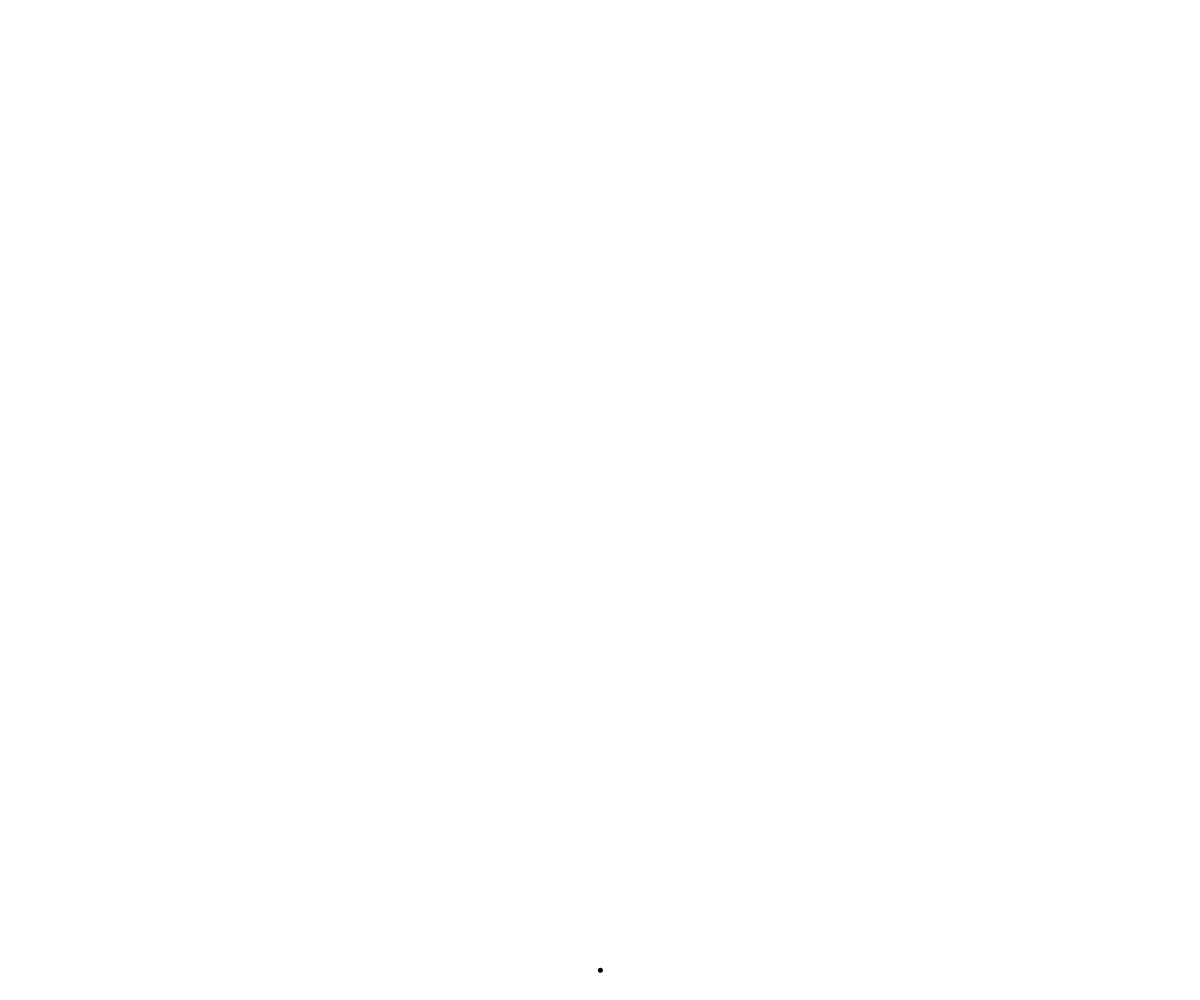
Frame 1 (no input)
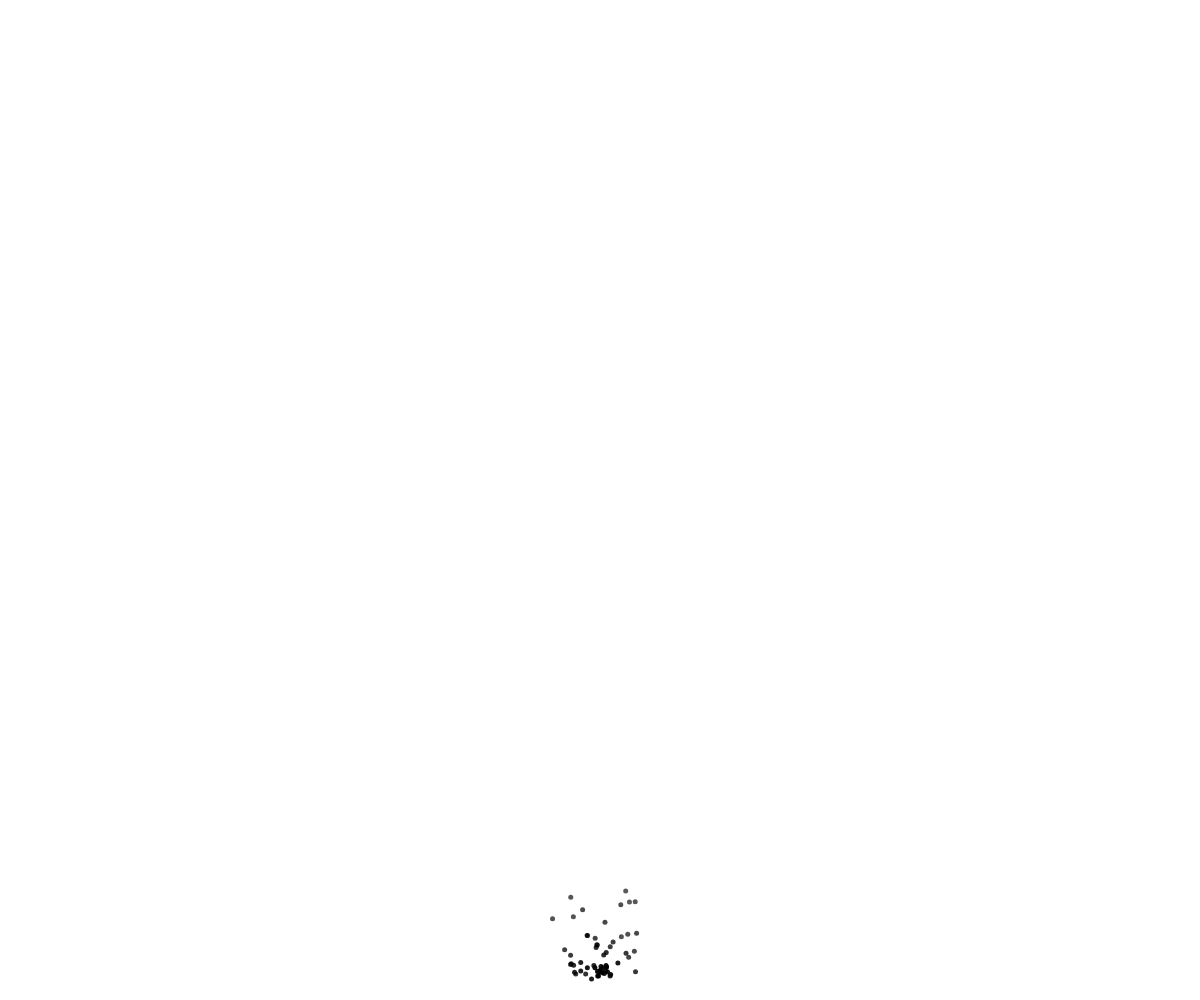
Frame 60 (no input)
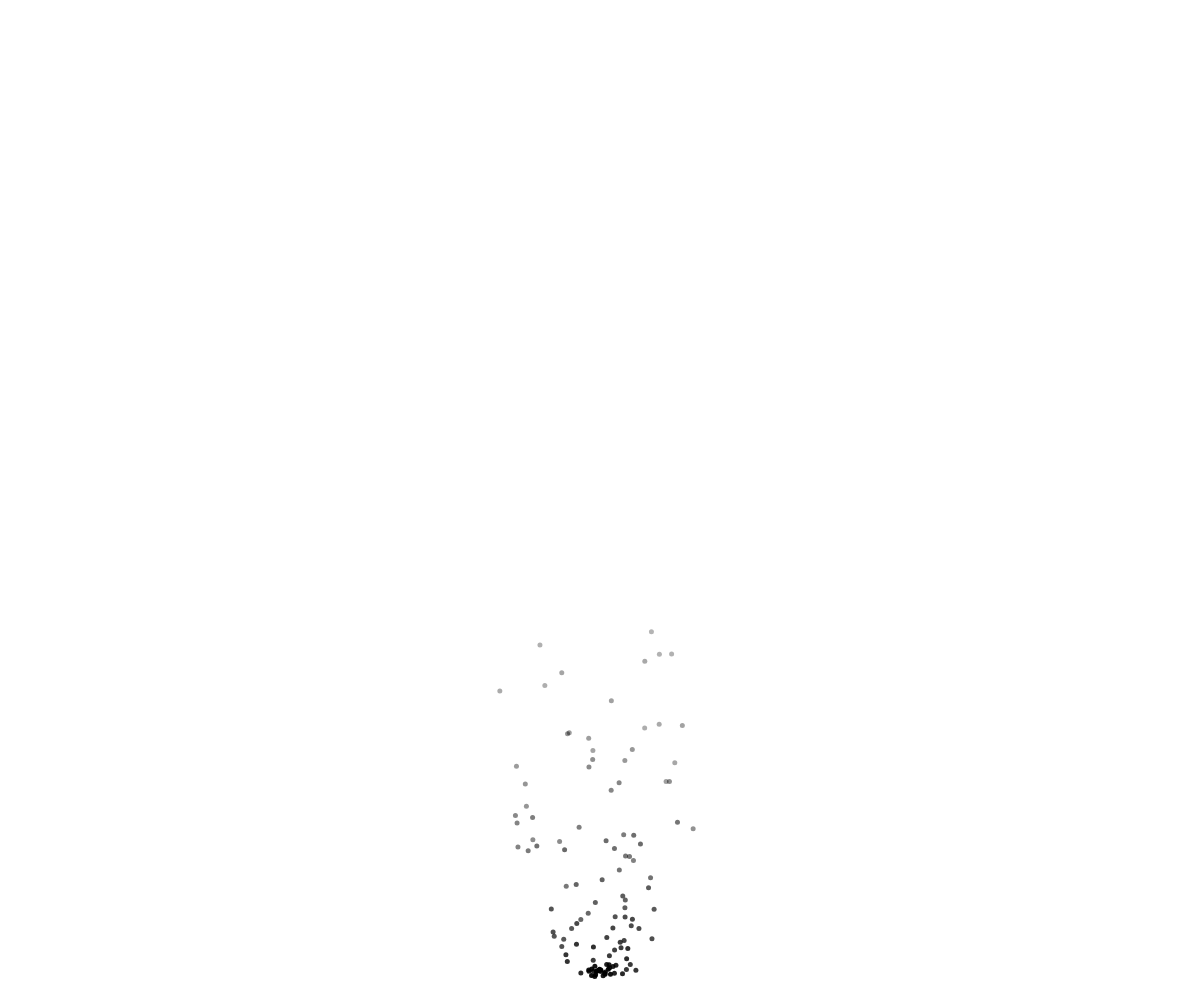
Frame 120 (the mouse pressed at the canvas centre since frame 60)

The p5.js sketch that drew these frames (run headless with seeded random() and noise() and a simulated clock; from frame 60 on, the mouse is pressed at the canvas centre):

// p5.js sketch
// ── sketch.js
var system;

function setup() {
  createCanvas(window.innerWidth, window.innerHeight);
  system = new ParticleSystem(createVector(width/2, height - 30));
}

function draw() {
  background(255);
  system.addParticle();
  system.run();
}

// A simple Particle class
var Particle = function(position) {
  this.acceleration = createVector(0, -0.05);
  this.velocity = createVector(random(-1, 1), random(1, 0));
  this.position = position.copy();
  this.lifespan = 255.0;
  this.lifeSpeed = 1.5;
  this.radius = 5;
};

Particle.prototype.run = function() {
  this.update();
  this.display();
};

// Method to update position
Particle.prototype.update = function(){
  this.velocity.add(this.acceleration);
  this.position.add(this.velocity);

  this.lifespan -= this.lifeSpeed;
};

// Method to display
Particle.prototype.display = function() {
  // stroke(200, this.lifespan);
  // strokeWeight(2);
  noStroke();
  fill(0, this.lifespan);
  ellipse(this.position.x, this.position.y, this.radius, this.radius);
};

// Is the particle still useful?
Particle.prototype.isDead = function(){
  if (this.lifespan < 0) {
    return true;
  } else {
    return false;
  }
};

var ParticleSystem = function(position) {
  this.origin = position.copy();
  this.particles = [];
};

ParticleSystem.prototype.addParticle = function() {
  this.particles.push(new Particle(this.origin));
};

ParticleSystem.prototype.run = function() {
  for (var i = this.particles.length-1; i >= 0; i--) {
    var p = this.particles[i];
    p.run();
    if (p.isDead()) {
      this.particles.splice(i, 1);
    }
  }
};
